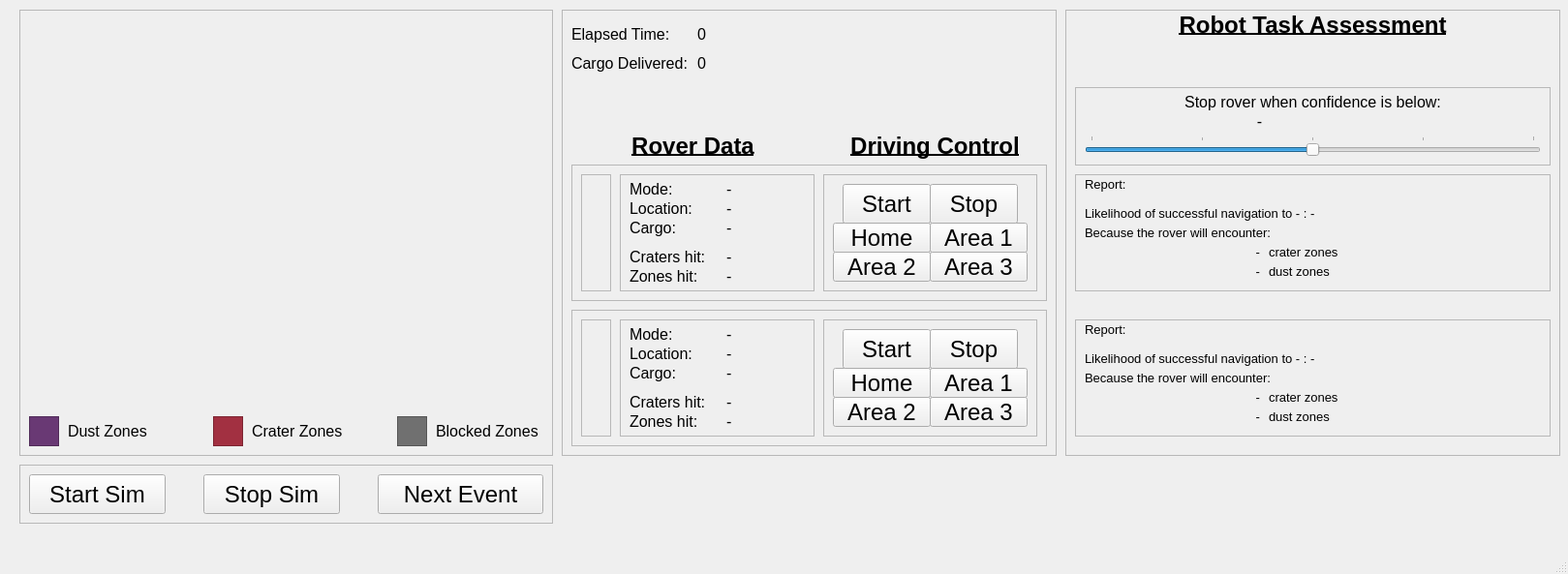
<?xml version="1.0" encoding="UTF-8"?>
<ui version="4.0">
 <class>MainWindow</class>
 <widget class="QMainWindow" name="MainWindow">
  <property name="geometry">
   <rect>
    <x>0</x>
    <y>0</y>
    <width>1619</width>
    <height>593</height>
   </rect>
  </property>
  <property name="font">
   <font>
    <pointsize>18</pointsize>
   </font>
  </property>
  <property name="windowTitle">
   <string>MainWindow</string>
  </property>
  <widget class="QWidget" name="centralwidget">
   <widget class="QFrame" name="frame_4">
    <property name="geometry">
     <rect>
      <x>580</x>
      <y>10</y>
      <width>511</width>
      <height>461</height>
     </rect>
    </property>
    <property name="frameShape">
     <enum>QFrame::StyledPanel</enum>
    </property>
    <property name="frameShadow">
     <enum>QFrame::Plain</enum>
    </property>
    <property name="lineWidth">
     <number>4</number>
    </property>
    <widget class="QLabel" name="time_description_label">
     <property name="geometry">
      <rect>
       <x>10</x>
       <y>10</y>
       <width>121</width>
       <height>31</height>
      </rect>
     </property>
     <property name="font">
      <font>
       <pointsize>12</pointsize>
      </font>
     </property>
     <property name="text">
      <string>Elapsed Time:</string>
     </property>
    </widget>
    <widget class="QLabel" name="time_counter">
     <property name="geometry">
      <rect>
       <x>140</x>
       <y>10</y>
       <width>121</width>
       <height>31</height>
      </rect>
     </property>
     <property name="font">
      <font>
       <pointsize>12</pointsize>
       <weight>50</weight>
       <bold>false</bold>
       <underline>false</underline>
      </font>
     </property>
     <property name="text">
      <string>0</string>
     </property>
     <property name="alignment">
      <set>Qt::AlignLeading|Qt::AlignLeft|Qt::AlignVCenter</set>
     </property>
    </widget>
    <widget class="QLabel" name="task_assessment_label_2">
     <property name="geometry">
      <rect>
       <x>10</x>
       <y>120</y>
       <width>251</width>
       <height>41</height>
      </rect>
     </property>
     <property name="font">
      <font>
       <pointsize>18</pointsize>
       <weight>75</weight>
       <bold>true</bold>
       <underline>true</underline>
      </font>
     </property>
     <property name="text">
      <string>Rover Data</string>
     </property>
     <property name="alignment">
      <set>Qt::AlignCenter</set>
     </property>
    </widget>
    <widget class="QLabel" name="task_assessment_label_3">
     <property name="geometry">
      <rect>
       <x>270</x>
       <y>120</y>
       <width>231</width>
       <height>41</height>
      </rect>
     </property>
     <property name="font">
      <font>
       <pointsize>18</pointsize>
       <weight>75</weight>
       <bold>true</bold>
       <underline>true</underline>
      </font>
     </property>
     <property name="text">
      <string>Driving Control</string>
     </property>
     <property name="alignment">
      <set>Qt::AlignCenter</set>
     </property>
    </widget>
    <widget class="QFrame" name="agent2_frame">
     <property name="geometry">
      <rect>
       <x>10</x>
       <y>310</y>
       <width>491</width>
       <height>141</height>
      </rect>
     </property>
     <property name="frameShape">
      <enum>QFrame::StyledPanel</enum>
     </property>
     <property name="frameShadow">
      <enum>QFrame::Raised</enum>
     </property>
     <widget class="QFrame" name="frame_13">
      <property name="geometry">
       <rect>
        <x>50</x>
        <y>10</y>
        <width>201</width>
        <height>121</height>
       </rect>
      </property>
      <property name="autoFillBackground">
       <bool>false</bool>
      </property>
      <property name="frameShape">
       <enum>QFrame::StyledPanel</enum>
      </property>
      <property name="frameShadow">
       <enum>QFrame::Plain</enum>
      </property>
      <property name="lineWidth">
       <number>4</number>
      </property>
      <widget class="QLabel" name="robot2_zones">
       <property name="geometry">
        <rect>
         <x>110</x>
         <y>90</y>
         <width>91</width>
         <height>31</height>
        </rect>
       </property>
       <property name="font">
        <font>
         <pointsize>12</pointsize>
         <weight>50</weight>
         <bold>false</bold>
         <underline>false</underline>
        </font>
       </property>
       <property name="text">
        <string>-</string>
       </property>
       <property name="alignment">
        <set>Qt::AlignLeading|Qt::AlignLeft|Qt::AlignVCenter</set>
       </property>
      </widget>
      <widget class="QLabel" name="robot2_location">
       <property name="geometry">
        <rect>
         <x>110</x>
         <y>20</y>
         <width>111</width>
         <height>31</height>
        </rect>
       </property>
       <property name="font">
        <font>
         <pointsize>12</pointsize>
         <weight>50</weight>
         <bold>false</bold>
         <underline>false</underline>
        </font>
       </property>
       <property name="text">
        <string>-</string>
       </property>
       <property name="alignment">
        <set>Qt::AlignLeading|Qt::AlignLeft|Qt::AlignVCenter</set>
       </property>
      </widget>
      <widget class="QLabel" name="robot2_state">
       <property name="geometry">
        <rect>
         <x>110</x>
         <y>0</y>
         <width>91</width>
         <height>31</height>
        </rect>
       </property>
       <property name="font">
        <font>
         <pointsize>12</pointsize>
         <weight>50</weight>
         <bold>false</bold>
         <underline>false</underline>
        </font>
       </property>
       <property name="text">
        <string>-</string>
       </property>
       <property name="alignment">
        <set>Qt::AlignLeading|Qt::AlignLeft|Qt::AlignVCenter</set>
       </property>
      </widget>
      <widget class="QLabel" name="location_description_label_3">
       <property name="geometry">
        <rect>
         <x>10</x>
         <y>20</y>
         <width>81</width>
         <height>31</height>
        </rect>
       </property>
       <property name="font">
        <font>
         <pointsize>12</pointsize>
        </font>
       </property>
       <property name="text">
        <string>Location:</string>
       </property>
      </widget>
      <widget class="QLabel" name="robot2_craters">
       <property name="geometry">
        <rect>
         <x>110</x>
         <y>70</y>
         <width>91</width>
         <height>31</height>
        </rect>
       </property>
       <property name="font">
        <font>
         <pointsize>12</pointsize>
         <weight>50</weight>
         <bold>false</bold>
         <underline>false</underline>
        </font>
       </property>
       <property name="text">
        <string>-</string>
       </property>
       <property name="alignment">
        <set>Qt::AlignLeading|Qt::AlignLeft|Qt::AlignVCenter</set>
       </property>
      </widget>
      <widget class="QLabel" name="state_description_label_3">
       <property name="geometry">
        <rect>
         <x>10</x>
         <y>0</y>
         <width>61</width>
         <height>31</height>
        </rect>
       </property>
       <property name="font">
        <font>
         <pointsize>12</pointsize>
        </font>
       </property>
       <property name="text">
        <string>Mode:</string>
       </property>
      </widget>
      <widget class="QLabel" name="hits_description_label_3">
       <property name="geometry">
        <rect>
         <x>10</x>
         <y>70</y>
         <width>91</width>
         <height>31</height>
        </rect>
       </property>
       <property name="font">
        <font>
         <pointsize>12</pointsize>
        </font>
       </property>
       <property name="text">
        <string>Craters hit:</string>
       </property>
      </widget>
      <widget class="QLabel" name="area_description_label_3">
       <property name="geometry">
        <rect>
         <x>10</x>
         <y>90</y>
         <width>91</width>
         <height>31</height>
        </rect>
       </property>
       <property name="font">
        <font>
         <pointsize>12</pointsize>
        </font>
       </property>
       <property name="text">
        <string>Zones hit:</string>
       </property>
      </widget>
      <widget class="QLabel" name="robot2_cargo_description_label">
       <property name="geometry">
        <rect>
         <x>10</x>
         <y>40</y>
         <width>91</width>
         <height>31</height>
        </rect>
       </property>
       <property name="font">
        <font>
         <pointsize>12</pointsize>
        </font>
       </property>
       <property name="text">
        <string>Cargo:</string>
       </property>
      </widget>
      <widget class="QLabel" name="robot2_cargo">
       <property name="geometry">
        <rect>
         <x>110</x>
         <y>40</y>
         <width>91</width>
         <height>31</height>
        </rect>
       </property>
       <property name="font">
        <font>
         <pointsize>12</pointsize>
         <weight>50</weight>
         <bold>false</bold>
         <underline>false</underline>
        </font>
       </property>
       <property name="text">
        <string>-</string>
       </property>
       <property name="alignment">
        <set>Qt::AlignLeading|Qt::AlignLeft|Qt::AlignVCenter</set>
       </property>
      </widget>
     </widget>
     <widget class="QFrame" name="frame_14">
      <property name="geometry">
       <rect>
        <x>260</x>
        <y>10</y>
        <width>221</width>
        <height>121</height>
       </rect>
      </property>
      <property name="frameShape">
       <enum>QFrame::StyledPanel</enum>
      </property>
      <property name="frameShadow">
       <enum>QFrame::Plain</enum>
      </property>
      <property name="lineWidth">
       <number>4</number>
      </property>
      <widget class="QPushButton" name="robot2_goArea2Button">
       <property name="geometry">
        <rect>
         <x>10</x>
         <y>80</y>
         <width>101</width>
         <height>31</height>
        </rect>
       </property>
       <property name="font">
        <font>
         <pointsize>18</pointsize>
        </font>
       </property>
       <property name="text">
        <string>Area 2</string>
       </property>
      </widget>
      <widget class="QPushButton" name="robot2_goHomeButton">
       <property name="geometry">
        <rect>
         <x>10</x>
         <y>50</y>
         <width>101</width>
         <height>31</height>
        </rect>
       </property>
       <property name="font">
        <font>
         <pointsize>18</pointsize>
        </font>
       </property>
       <property name="text">
        <string>Home</string>
       </property>
      </widget>
      <widget class="QPushButton" name="robot2_goArea1Button">
       <property name="geometry">
        <rect>
         <x>110</x>
         <y>50</y>
         <width>101</width>
         <height>31</height>
        </rect>
       </property>
       <property name="font">
        <font>
         <pointsize>18</pointsize>
        </font>
       </property>
       <property name="text">
        <string>Area 1</string>
       </property>
      </widget>
      <widget class="QPushButton" name="robot2_goArea3Button">
       <property name="geometry">
        <rect>
         <x>110</x>
         <y>80</y>
         <width>101</width>
         <height>31</height>
        </rect>
       </property>
       <property name="font">
        <font>
         <pointsize>18</pointsize>
        </font>
       </property>
       <property name="text">
        <string>Area 3</string>
       </property>
      </widget>
      <widget class="QPushButton" name="robot2_startControlButton">
       <property name="geometry">
        <rect>
         <x>20</x>
         <y>10</y>
         <width>91</width>
         <height>41</height>
        </rect>
       </property>
       <property name="font">
        <font>
         <pointsize>18</pointsize>
         <weight>50</weight>
         <bold>false</bold>
        </font>
       </property>
       <property name="text">
        <string>Start</string>
       </property>
       <property name="flat">
        <bool>false</bool>
       </property>
      </widget>
      <widget class="QPushButton" name="robot2_stopControlButton">
       <property name="geometry">
        <rect>
         <x>110</x>
         <y>10</y>
         <width>91</width>
         <height>41</height>
        </rect>
       </property>
       <property name="font">
        <font>
         <pointsize>18</pointsize>
         <weight>50</weight>
         <bold>false</bold>
        </font>
       </property>
       <property name="text">
        <string>Stop</string>
       </property>
      </widget>
     </widget>
     <widget class="QFrame" name="robot2_color_frame">
      <property name="geometry">
       <rect>
        <x>10</x>
        <y>10</y>
        <width>31</width>
        <height>121</height>
       </rect>
      </property>
      <property name="styleSheet">
       <string notr="true"/>
      </property>
      <property name="frameShape">
       <enum>QFrame::StyledPanel</enum>
      </property>
      <property name="frameShadow">
       <enum>QFrame::Plain</enum>
      </property>
     </widget>
    </widget>
    <widget class="QFrame" name="agent1_frame">
     <property name="geometry">
      <rect>
       <x>10</x>
       <y>160</y>
       <width>491</width>
       <height>141</height>
      </rect>
     </property>
     <property name="autoFillBackground">
      <bool>false</bool>
     </property>
     <property name="styleSheet">
      <string notr="true"/>
     </property>
     <property name="frameShape">
      <enum>QFrame::StyledPanel</enum>
     </property>
     <property name="frameShadow">
      <enum>QFrame::Raised</enum>
     </property>
     <widget class="QFrame" name="frame">
      <property name="geometry">
       <rect>
        <x>50</x>
        <y>10</y>
        <width>201</width>
        <height>121</height>
       </rect>
      </property>
      <property name="autoFillBackground">
       <bool>false</bool>
      </property>
      <property name="styleSheet">
       <string notr="true"/>
      </property>
      <property name="frameShape">
       <enum>QFrame::StyledPanel</enum>
      </property>
      <property name="frameShadow">
       <enum>QFrame::Plain</enum>
      </property>
      <property name="lineWidth">
       <number>4</number>
      </property>
      <widget class="QLabel" name="robot_zones">
       <property name="geometry">
        <rect>
         <x>110</x>
         <y>90</y>
         <width>91</width>
         <height>31</height>
        </rect>
       </property>
       <property name="font">
        <font>
         <pointsize>12</pointsize>
         <weight>50</weight>
         <bold>false</bold>
         <underline>false</underline>
        </font>
       </property>
       <property name="text">
        <string>-</string>
       </property>
       <property name="alignment">
        <set>Qt::AlignLeading|Qt::AlignLeft|Qt::AlignVCenter</set>
       </property>
      </widget>
      <widget class="QLabel" name="robot_location">
       <property name="geometry">
        <rect>
         <x>110</x>
         <y>20</y>
         <width>91</width>
         <height>31</height>
        </rect>
       </property>
       <property name="font">
        <font>
         <pointsize>12</pointsize>
         <weight>50</weight>
         <bold>false</bold>
         <underline>false</underline>
        </font>
       </property>
       <property name="text">
        <string>-</string>
       </property>
       <property name="alignment">
        <set>Qt::AlignLeading|Qt::AlignLeft|Qt::AlignVCenter</set>
       </property>
      </widget>
      <widget class="QLabel" name="robot_state">
       <property name="geometry">
        <rect>
         <x>110</x>
         <y>0</y>
         <width>91</width>
         <height>31</height>
        </rect>
       </property>
       <property name="font">
        <font>
         <pointsize>12</pointsize>
         <weight>50</weight>
         <bold>false</bold>
         <underline>false</underline>
        </font>
       </property>
       <property name="text">
        <string>-</string>
       </property>
       <property name="alignment">
        <set>Qt::AlignLeading|Qt::AlignLeft|Qt::AlignVCenter</set>
       </property>
      </widget>
      <widget class="QLabel" name="location_description_label">
       <property name="geometry">
        <rect>
         <x>10</x>
         <y>20</y>
         <width>81</width>
         <height>31</height>
        </rect>
       </property>
       <property name="font">
        <font>
         <pointsize>12</pointsize>
        </font>
       </property>
       <property name="text">
        <string>Location:</string>
       </property>
      </widget>
      <widget class="QLabel" name="robot_craters">
       <property name="geometry">
        <rect>
         <x>110</x>
         <y>70</y>
         <width>91</width>
         <height>31</height>
        </rect>
       </property>
       <property name="font">
        <font>
         <pointsize>12</pointsize>
         <weight>50</weight>
         <bold>false</bold>
         <underline>false</underline>
        </font>
       </property>
       <property name="text">
        <string>-</string>
       </property>
       <property name="alignment">
        <set>Qt::AlignLeading|Qt::AlignLeft|Qt::AlignVCenter</set>
       </property>
      </widget>
      <widget class="QLabel" name="state_description_label">
       <property name="geometry">
        <rect>
         <x>10</x>
         <y>0</y>
         <width>61</width>
         <height>31</height>
        </rect>
       </property>
       <property name="font">
        <font>
         <pointsize>12</pointsize>
        </font>
       </property>
       <property name="text">
        <string>Mode:</string>
       </property>
      </widget>
      <widget class="QLabel" name="hits_description_label">
       <property name="geometry">
        <rect>
         <x>10</x>
         <y>70</y>
         <width>91</width>
         <height>31</height>
        </rect>
       </property>
       <property name="font">
        <font>
         <pointsize>12</pointsize>
        </font>
       </property>
       <property name="text">
        <string>Craters hit:</string>
       </property>
      </widget>
      <widget class="QLabel" name="zones_description_label">
       <property name="geometry">
        <rect>
         <x>10</x>
         <y>90</y>
         <width>91</width>
         <height>31</height>
        </rect>
       </property>
       <property name="font">
        <font>
         <pointsize>12</pointsize>
        </font>
       </property>
       <property name="text">
        <string>Zones hit:</string>
       </property>
      </widget>
      <widget class="QLabel" name="cargo_description_label">
       <property name="geometry">
        <rect>
         <x>10</x>
         <y>40</y>
         <width>91</width>
         <height>31</height>
        </rect>
       </property>
       <property name="font">
        <font>
         <pointsize>12</pointsize>
        </font>
       </property>
       <property name="text">
        <string>Cargo:</string>
       </property>
      </widget>
      <widget class="QLabel" name="robot1_cargo">
       <property name="geometry">
        <rect>
         <x>110</x>
         <y>40</y>
         <width>91</width>
         <height>31</height>
        </rect>
       </property>
       <property name="font">
        <font>
         <pointsize>12</pointsize>
         <weight>50</weight>
         <bold>false</bold>
         <underline>false</underline>
        </font>
       </property>
       <property name="text">
        <string>-</string>
       </property>
       <property name="alignment">
        <set>Qt::AlignLeading|Qt::AlignLeft|Qt::AlignVCenter</set>
       </property>
      </widget>
     </widget>
     <widget class="QFrame" name="frame_8">
      <property name="geometry">
       <rect>
        <x>260</x>
        <y>10</y>
        <width>221</width>
        <height>121</height>
       </rect>
      </property>
      <property name="frameShape">
       <enum>QFrame::StyledPanel</enum>
      </property>
      <property name="frameShadow">
       <enum>QFrame::Plain</enum>
      </property>
      <property name="lineWidth">
       <number>4</number>
      </property>
      <widget class="QPushButton" name="goArea2Button">
       <property name="geometry">
        <rect>
         <x>10</x>
         <y>80</y>
         <width>101</width>
         <height>31</height>
        </rect>
       </property>
       <property name="font">
        <font>
         <pointsize>18</pointsize>
        </font>
       </property>
       <property name="text">
        <string>Area 2</string>
       </property>
      </widget>
      <widget class="QPushButton" name="goHomeButton">
       <property name="geometry">
        <rect>
         <x>10</x>
         <y>50</y>
         <width>101</width>
         <height>31</height>
        </rect>
       </property>
       <property name="font">
        <font>
         <pointsize>18</pointsize>
        </font>
       </property>
       <property name="text">
        <string>Home</string>
       </property>
      </widget>
      <widget class="QPushButton" name="goArea1Button">
       <property name="geometry">
        <rect>
         <x>110</x>
         <y>50</y>
         <width>101</width>
         <height>31</height>
        </rect>
       </property>
       <property name="font">
        <font>
         <pointsize>18</pointsize>
        </font>
       </property>
       <property name="text">
        <string>Area 1</string>
       </property>
      </widget>
      <widget class="QPushButton" name="goArea3Button">
       <property name="geometry">
        <rect>
         <x>110</x>
         <y>80</y>
         <width>101</width>
         <height>31</height>
        </rect>
       </property>
       <property name="font">
        <font>
         <pointsize>18</pointsize>
        </font>
       </property>
       <property name="text">
        <string>Area 3</string>
       </property>
      </widget>
      <widget class="QPushButton" name="startControlButton">
       <property name="geometry">
        <rect>
         <x>20</x>
         <y>10</y>
         <width>91</width>
         <height>41</height>
        </rect>
       </property>
       <property name="font">
        <font>
         <pointsize>18</pointsize>
         <weight>50</weight>
         <bold>false</bold>
        </font>
       </property>
       <property name="text">
        <string>Start</string>
       </property>
       <property name="flat">
        <bool>false</bool>
       </property>
      </widget>
      <widget class="QPushButton" name="stopControlButton">
       <property name="geometry">
        <rect>
         <x>110</x>
         <y>10</y>
         <width>91</width>
         <height>41</height>
        </rect>
       </property>
       <property name="font">
        <font>
         <pointsize>18</pointsize>
         <weight>50</weight>
         <bold>false</bold>
        </font>
       </property>
       <property name="text">
        <string>Stop</string>
       </property>
      </widget>
     </widget>
     <widget class="QFrame" name="robot1_color_frame">
      <property name="geometry">
       <rect>
        <x>10</x>
        <y>10</y>
        <width>31</width>
        <height>121</height>
       </rect>
      </property>
      <property name="styleSheet">
       <string notr="true"/>
      </property>
      <property name="frameShape">
       <enum>QFrame::StyledPanel</enum>
      </property>
      <property name="frameShadow">
       <enum>QFrame::Plain</enum>
      </property>
     </widget>
    </widget>
    <widget class="QLabel" name="delivery_description_label">
     <property name="geometry">
      <rect>
       <x>10</x>
       <y>40</y>
       <width>131</width>
       <height>31</height>
      </rect>
     </property>
     <property name="font">
      <font>
       <pointsize>12</pointsize>
      </font>
     </property>
     <property name="text">
      <string>Cargo Delivered:</string>
     </property>
    </widget>
    <widget class="QLabel" name="delivery_counter">
     <property name="geometry">
      <rect>
       <x>140</x>
       <y>40</y>
       <width>121</width>
       <height>31</height>
      </rect>
     </property>
     <property name="font">
      <font>
       <pointsize>12</pointsize>
       <weight>50</weight>
       <bold>false</bold>
       <underline>false</underline>
      </font>
     </property>
     <property name="text">
      <string>0</string>
     </property>
     <property name="alignment">
      <set>Qt::AlignLeading|Qt::AlignLeft|Qt::AlignVCenter</set>
     </property>
    </widget>
   </widget>
   <widget class="QFrame" name="frame_3">
    <property name="geometry">
     <rect>
      <x>20</x>
      <y>480</y>
      <width>551</width>
      <height>61</height>
     </rect>
    </property>
    <property name="autoFillBackground">
     <bool>false</bool>
    </property>
    <property name="frameShape">
     <enum>QFrame::StyledPanel</enum>
    </property>
    <property name="frameShadow">
     <enum>QFrame::Plain</enum>
    </property>
    <property name="lineWidth">
     <number>4</number>
    </property>
    <widget class="QPushButton" name="stopSimButton">
     <property name="geometry">
      <rect>
       <x>190</x>
       <y>10</y>
       <width>141</width>
       <height>41</height>
      </rect>
     </property>
     <property name="font">
      <font>
       <pointsize>18</pointsize>
      </font>
     </property>
     <property name="text">
      <string>Stop Sim</string>
     </property>
    </widget>
    <widget class="QPushButton" name="sendEventButton">
     <property name="geometry">
      <rect>
       <x>370</x>
       <y>10</y>
       <width>171</width>
       <height>41</height>
      </rect>
     </property>
     <property name="font">
      <font>
       <pointsize>18</pointsize>
      </font>
     </property>
     <property name="text">
      <string>Next Event</string>
     </property>
    </widget>
    <widget class="QPushButton" name="startSimButton">
     <property name="geometry">
      <rect>
       <x>10</x>
       <y>10</y>
       <width>141</width>
       <height>41</height>
      </rect>
     </property>
     <property name="font">
      <font>
       <pointsize>18</pointsize>
      </font>
     </property>
     <property name="text">
      <string>Start Sim</string>
     </property>
    </widget>
   </widget>
   <widget class="QFrame" name="frame_5">
    <property name="geometry">
     <rect>
      <x>20</x>
      <y>10</y>
      <width>551</width>
      <height>461</height>
     </rect>
    </property>
    <property name="frameShape">
     <enum>QFrame::StyledPanel</enum>
    </property>
    <property name="frameShadow">
     <enum>QFrame::Plain</enum>
    </property>
    <property name="lineWidth">
     <number>4</number>
    </property>
    <widget class="QWidget" name="map_area" native="true">
     <property name="geometry">
      <rect>
       <x>10</x>
       <y>10</y>
       <width>531</width>
       <height>401</height>
      </rect>
     </property>
    </widget>
    <widget class="QFrame" name="dust_zone_frame">
     <property name="geometry">
      <rect>
       <x>10</x>
       <y>420</y>
       <width>31</width>
       <height>31</height>
      </rect>
     </property>
     <property name="styleSheet">
      <string notr="true">background-color: rgb(105, 57, 116)</string>
     </property>
     <property name="frameShape">
      <enum>QFrame::StyledPanel</enum>
     </property>
     <property name="frameShadow">
      <enum>QFrame::Plain</enum>
     </property>
    </widget>
    <widget class="QLabel" name="dust_zone_color_label">
     <property name="geometry">
      <rect>
       <x>50</x>
       <y>420</y>
       <width>101</width>
       <height>31</height>
      </rect>
     </property>
     <property name="font">
      <font>
       <pointsize>12</pointsize>
      </font>
     </property>
     <property name="text">
      <string>Dust Zones</string>
     </property>
    </widget>
    <widget class="QFrame" name="crater_zone_frame">
     <property name="geometry">
      <rect>
       <x>200</x>
       <y>420</y>
       <width>31</width>
       <height>31</height>
      </rect>
     </property>
     <property name="styleSheet">
      <string notr="true">background-color:rgb(162, 48, 65)</string>
     </property>
     <property name="frameShape">
      <enum>QFrame::StyledPanel</enum>
     </property>
     <property name="frameShadow">
      <enum>QFrame::Plain</enum>
     </property>
    </widget>
    <widget class="QLabel" name="crater_zone_color_label">
     <property name="geometry">
      <rect>
       <x>240</x>
       <y>420</y>
       <width>111</width>
       <height>31</height>
      </rect>
     </property>
     <property name="font">
      <font>
       <pointsize>12</pointsize>
      </font>
     </property>
     <property name="text">
      <string>Crater Zones</string>
     </property>
    </widget>
    <widget class="QFrame" name="blocke_zone_frame">
     <property name="geometry">
      <rect>
       <x>390</x>
       <y>420</y>
       <width>31</width>
       <height>31</height>
      </rect>
     </property>
     <property name="styleSheet">
      <string notr="true">background-color:rgb(112, 112, 112)</string>
     </property>
     <property name="frameShape">
      <enum>QFrame::StyledPanel</enum>
     </property>
     <property name="frameShadow">
      <enum>QFrame::Plain</enum>
     </property>
    </widget>
    <widget class="QLabel" name="blocked_zone_color_label">
     <property name="geometry">
      <rect>
       <x>430</x>
       <y>420</y>
       <width>111</width>
       <height>31</height>
      </rect>
     </property>
     <property name="font">
      <font>
       <pointsize>12</pointsize>
      </font>
     </property>
     <property name="text">
      <string>Blocked Zones</string>
     </property>
    </widget>
   </widget>
   <widget class="QFrame" name="frame_6">
    <property name="geometry">
     <rect>
      <x>1100</x>
      <y>10</y>
      <width>511</width>
      <height>461</height>
     </rect>
    </property>
    <property name="frameShape">
     <enum>QFrame::StyledPanel</enum>
    </property>
    <property name="frameShadow">
     <enum>QFrame::Plain</enum>
    </property>
    <widget class="QFrame" name="frame_11">
     <property name="geometry">
      <rect>
       <x>10</x>
       <y>320</y>
       <width>491</width>
       <height>121</height>
      </rect>
     </property>
     <property name="frameShape">
      <enum>QFrame::StyledPanel</enum>
     </property>
     <property name="frameShadow">
      <enum>QFrame::Plain</enum>
     </property>
     <widget class="QLabel" name="label_11">
      <property name="geometry">
       <rect>
        <x>10</x>
        <y>0</y>
        <width>191</width>
        <height>21</height>
       </rect>
      </property>
      <property name="font">
       <font>
        <pointsize>10</pointsize>
       </font>
      </property>
      <property name="text">
       <string>Report:</string>
      </property>
     </widget>
     <widget class="QLabel" name="robot2_likelihood_label">
      <property name="geometry">
       <rect>
        <x>10</x>
        <y>30</y>
        <width>371</width>
        <height>21</height>
       </rect>
      </property>
      <property name="font">
       <font>
        <pointsize>10</pointsize>
       </font>
      </property>
      <property name="text">
       <string>Likelihood of successful navigation to - : - </string>
      </property>
     </widget>
     <widget class="QLabel" name="label_13">
      <property name="geometry">
       <rect>
        <x>10</x>
        <y>50</y>
        <width>201</width>
        <height>21</height>
       </rect>
      </property>
      <property name="font">
       <font>
        <pointsize>10</pointsize>
       </font>
      </property>
      <property name="text">
       <string>Because the rover will encounter:</string>
      </property>
     </widget>
     <widget class="QLabel" name="robot2_crater_assessment_value">
      <property name="geometry">
       <rect>
        <x>80</x>
        <y>70</y>
        <width>111</width>
        <height>21</height>
       </rect>
      </property>
      <property name="font">
       <font>
        <pointsize>10</pointsize>
       </font>
      </property>
      <property name="text">
       <string>-</string>
      </property>
      <property name="alignment">
       <set>Qt::AlignRight|Qt::AlignTrailing|Qt::AlignVCenter</set>
      </property>
     </widget>
     <widget class="QLabel" name="robot2_zone_assessment_value">
      <property name="geometry">
       <rect>
        <x>80</x>
        <y>90</y>
        <width>111</width>
        <height>21</height>
       </rect>
      </property>
      <property name="font">
       <font>
        <pointsize>10</pointsize>
       </font>
      </property>
      <property name="text">
       <string>-</string>
      </property>
      <property name="alignment">
       <set>Qt::AlignRight|Qt::AlignTrailing|Qt::AlignVCenter</set>
      </property>
     </widget>
     <widget class="QLabel" name="label_14">
      <property name="geometry">
       <rect>
        <x>200</x>
        <y>70</y>
        <width>81</width>
        <height>21</height>
       </rect>
      </property>
      <property name="font">
       <font>
        <pointsize>10</pointsize>
       </font>
      </property>
      <property name="text">
       <string>crater zones</string>
      </property>
     </widget>
     <widget class="QLabel" name="label_15">
      <property name="geometry">
       <rect>
        <x>200</x>
        <y>90</y>
        <width>81</width>
        <height>21</height>
       </rect>
      </property>
      <property name="font">
       <font>
        <pointsize>10</pointsize>
       </font>
      </property>
      <property name="text">
       <string>dust zones</string>
      </property>
     </widget>
    </widget>
    <widget class="QFrame" name="frame_15">
     <property name="geometry">
      <rect>
       <x>10</x>
       <y>80</y>
       <width>491</width>
       <height>81</height>
      </rect>
     </property>
     <property name="frameShape">
      <enum>QFrame::StyledPanel</enum>
     </property>
     <property name="frameShadow">
      <enum>QFrame::Raised</enum>
     </property>
     <widget class="QSlider" name="operator_alert_slider">
      <property name="geometry">
       <rect>
        <x>10</x>
        <y>50</y>
        <width>471</width>
        <height>22</height>
       </rect>
      </property>
      <property name="minimum">
       <number>1</number>
      </property>
      <property name="maximum">
       <number>5</number>
      </property>
      <property name="singleStep">
       <number>1</number>
      </property>
      <property name="pageStep">
       <number>1</number>
      </property>
      <property name="value">
       <number>3</number>
      </property>
      <property name="orientation">
       <enum>Qt::Horizontal</enum>
      </property>
      <property name="invertedAppearance">
       <bool>false</bool>
      </property>
      <property name="invertedControls">
       <bool>false</bool>
      </property>
      <property name="tickPosition">
       <enum>QSlider::TicksAbove</enum>
      </property>
      <property name="tickInterval">
       <number>1</number>
      </property>
     </widget>
     <widget class="QLabel" name="outcome_threshold_value_4">
      <property name="geometry">
       <rect>
        <x>0</x>
        <y>20</y>
        <width>381</width>
        <height>31</height>
       </rect>
      </property>
      <property name="font">
       <font>
        <pointsize>12</pointsize>
       </font>
      </property>
      <property name="text">
       <string>-</string>
      </property>
      <property name="alignment">
       <set>Qt::AlignCenter</set>
      </property>
     </widget>
     <widget class="QLabel" name="operator_alert_description">
      <property name="geometry">
       <rect>
        <x>0</x>
        <y>0</y>
        <width>491</width>
        <height>31</height>
       </rect>
      </property>
      <property name="font">
       <font>
        <pointsize>12</pointsize>
       </font>
      </property>
      <property name="text">
       <string>Stop rover when confidence is below:</string>
      </property>
      <property name="alignment">
       <set>Qt::AlignCenter</set>
      </property>
     </widget>
    </widget>
    <widget class="QLabel" name="task_assessment_label">
     <property name="geometry">
      <rect>
       <x>0</x>
       <y>0</y>
       <width>511</width>
       <height>31</height>
      </rect>
     </property>
     <property name="font">
      <font>
       <pointsize>18</pointsize>
       <weight>75</weight>
       <bold>true</bold>
       <underline>true</underline>
      </font>
     </property>
     <property name="text">
      <string>Robot Task Assessment</string>
     </property>
     <property name="alignment">
      <set>Qt::AlignCenter</set>
     </property>
    </widget>
    <widget class="QFrame" name="frame_10">
     <property name="geometry">
      <rect>
       <x>10</x>
       <y>170</y>
       <width>491</width>
       <height>121</height>
      </rect>
     </property>
     <property name="frameShape">
      <enum>QFrame::StyledPanel</enum>
     </property>
     <property name="frameShadow">
      <enum>QFrame::Plain</enum>
     </property>
     <widget class="QLabel" name="label">
      <property name="geometry">
       <rect>
        <x>10</x>
        <y>0</y>
        <width>191</width>
        <height>21</height>
       </rect>
      </property>
      <property name="font">
       <font>
        <pointsize>10</pointsize>
       </font>
      </property>
      <property name="text">
       <string>Report:</string>
      </property>
     </widget>
     <widget class="QLabel" name="robot1_likelihood_label">
      <property name="geometry">
       <rect>
        <x>10</x>
        <y>30</y>
        <width>371</width>
        <height>21</height>
       </rect>
      </property>
      <property name="font">
       <font>
        <pointsize>10</pointsize>
       </font>
      </property>
      <property name="text">
       <string>Likelihood of successful navigation to - : - </string>
      </property>
     </widget>
     <widget class="QLabel" name="label_4">
      <property name="geometry">
       <rect>
        <x>10</x>
        <y>50</y>
        <width>201</width>
        <height>21</height>
       </rect>
      </property>
      <property name="font">
       <font>
        <pointsize>10</pointsize>
       </font>
      </property>
      <property name="text">
       <string>Because the rover will encounter:</string>
      </property>
     </widget>
     <widget class="QLabel" name="robot1_crater_assessment_value">
      <property name="geometry">
       <rect>
        <x>80</x>
        <y>70</y>
        <width>111</width>
        <height>21</height>
       </rect>
      </property>
      <property name="font">
       <font>
        <pointsize>10</pointsize>
       </font>
      </property>
      <property name="text">
       <string>-</string>
      </property>
      <property name="alignment">
       <set>Qt::AlignRight|Qt::AlignTrailing|Qt::AlignVCenter</set>
      </property>
     </widget>
     <widget class="QLabel" name="robot1_zone_assessment_value">
      <property name="geometry">
       <rect>
        <x>80</x>
        <y>90</y>
        <width>111</width>
        <height>21</height>
       </rect>
      </property>
      <property name="font">
       <font>
        <pointsize>10</pointsize>
       </font>
      </property>
      <property name="text">
       <string>-</string>
      </property>
      <property name="alignment">
       <set>Qt::AlignRight|Qt::AlignTrailing|Qt::AlignVCenter</set>
      </property>
     </widget>
     <widget class="QLabel" name="label_5">
      <property name="geometry">
       <rect>
        <x>200</x>
        <y>70</y>
        <width>81</width>
        <height>21</height>
       </rect>
      </property>
      <property name="font">
       <font>
        <pointsize>10</pointsize>
       </font>
      </property>
      <property name="text">
       <string>crater zones</string>
      </property>
     </widget>
     <widget class="QLabel" name="label_6">
      <property name="geometry">
       <rect>
        <x>200</x>
        <y>90</y>
        <width>81</width>
        <height>21</height>
       </rect>
      </property>
      <property name="font">
       <font>
        <pointsize>10</pointsize>
       </font>
      </property>
      <property name="text">
       <string>dust zones</string>
      </property>
     </widget>
    </widget>
   </widget>
  </widget>
  <widget class="QMenuBar" name="menubar">
   <property name="geometry">
    <rect>
     <x>0</x>
     <y>0</y>
     <width>1619</width>
     <height>21</height>
    </rect>
   </property>
  </widget>
  <widget class="QStatusBar" name="statusbar"/>
 </widget>
 <resources/>
 <connections/>
</ui>
